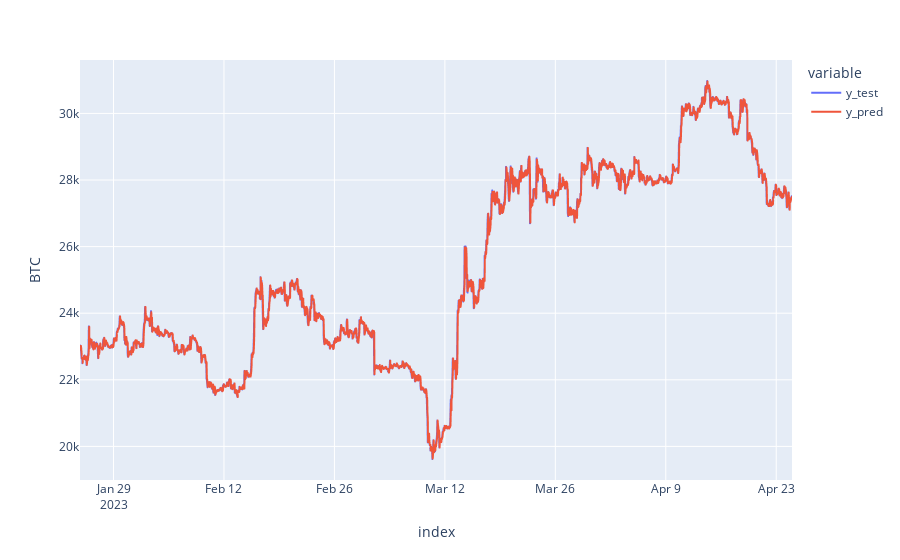

Source (notebook cell):
### Code cell
df_pred_test_wfv = pd.DataFrame(
    {"y_test": y_test, "y_pred": y_pred_wfv}
)

fig = px.line(df_pred_test_wfv, labels={"value": "BTC"})
fig.show()

### Figure 1 — Plotly figure (JSON) as saved in the notebook; plotly's stock layout.template omitted (floating-point values rounded to 4 significant figures; data arrays with more than 128 entries replaced by an {"elided": "..."} marker saying what was removed)
{"data": [{"hovertemplate": "variable=y_test<br>index=%{x}<br>BTC=%{y}<extra></extra>", "legendgroup": "y_test", "line": {"color": "#636efa", "dash": "solid"}, "marker": {"symbol": "circle"}, "mode": "lines", "name": "y_test", "showlegend": true, "type": "scattergl", "x": {"elided": "2167 str values"}, "xaxis": "x", "y": {"elided": "2167 int values"}, "yaxis": "y"}, {"hovertemplate": "variable=y_pred<br>index=%{x}<br>BTC=%{y}<extra></extra>", "legendgroup": "y_pred", "line": {"color": "#EF553B", "dash": "solid"}, "marker": {"symbol": "circle"}, "mode": "lines", "name": "y_pred", "showlegend": true, "type": "scattergl", "x": {"elided": "2167 str values"}, "xaxis": "x", "y": {"elided": "2167 float values"}, "yaxis": "y"}], "layout": {"legend": {"title": {"text": "variable"}, "tracegroupgap": 0}, "margin": {"t": 60}, "xaxis": {"anchor": "y", "domain": [0, 1], "title": {"text": "index"}}, "yaxis": {"anchor": "x", "domain": [0, 1], "title": {"text": "BTC"}}}}
